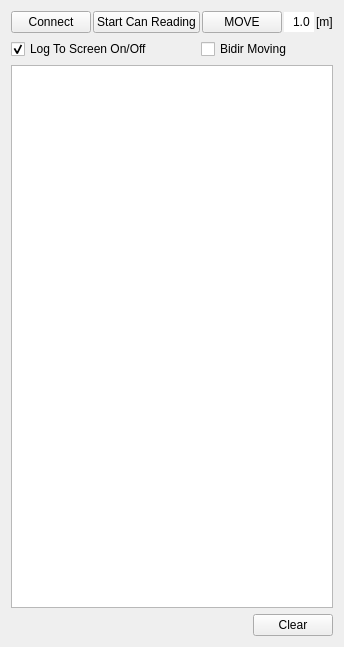
<?xml version="1.0" encoding="UTF-8"?>
<ui version="4.0">
 <class>MainWindow</class>
 <widget class="QMainWindow" name="MainWindow">
  <property name="geometry">
   <rect>
    <x>0</x>
    <y>0</y>
    <width>344</width>
    <height>647</height>
   </rect>
  </property>
  <property name="windowTitle">
   <string>MainWindow</string>
  </property>
  <widget class="QWidget" name="centralWidget">
   <layout class="QVBoxLayout" name="verticalLayout">
    <item>
     <layout class="QHBoxLayout" name="horizontalLayout">
      <property name="spacing">
       <number>2</number>
      </property>
      <item>
       <widget class="QPushButton" name="pushButton_3">
        <property name="text">
         <string>Connect</string>
        </property>
       </widget>
      </item>
      <item>
       <spacer name="horizontalSpacer_2">
        <property name="orientation">
         <enum>Qt::Horizontal</enum>
        </property>
        <property name="sizeHint" stdset="0">
         <size>
          <width>40</width>
          <height>20</height>
         </size>
        </property>
       </spacer>
      </item>
      <item>
       <widget class="QPushButton" name="pushButton">
        <property name="text">
         <string>Start Can Reading</string>
        </property>
       </widget>
      </item>
      <item>
       <spacer name="horizontalSpacer_3">
        <property name="orientation">
         <enum>Qt::Horizontal</enum>
        </property>
        <property name="sizeHint" stdset="0">
         <size>
          <width>40</width>
          <height>20</height>
         </size>
        </property>
       </spacer>
      </item>
      <item>
       <widget class="QPushButton" name="pushButton_2">
        <property name="text">
         <string>MOVE</string>
        </property>
       </widget>
      </item>
      <item>
       <widget class="QLineEdit" name="le_floatDist">
        <property name="text">
         <string>1.0</string>
        </property>
        <property name="frame">
         <bool>false</bool>
        </property>
        <property name="alignment">
         <set>Qt::AlignRight|Qt::AlignTrailing|Qt::AlignVCenter</set>
        </property>
       </widget>
      </item>
      <item>
       <widget class="QLabel" name="label">
        <property name="text">
         <string>[m]</string>
        </property>
       </widget>
      </item>
     </layout>
    </item>
    <item>
     <layout class="QHBoxLayout" name="horizontalLayout_3">
      <item>
       <widget class="QCheckBox" name="cb_Read">
        <property name="text">
         <string>Log To Screen On/Off</string>
        </property>
        <property name="checked">
         <bool>true</bool>
        </property>
       </widget>
      </item>
      <item>
       <spacer name="horizontalSpacer_4">
        <property name="orientation">
         <enum>Qt::Horizontal</enum>
        </property>
        <property name="sizeHint" stdset="0">
         <size>
          <width>40</width>
          <height>20</height>
         </size>
        </property>
       </spacer>
      </item>
      <item>
       <widget class="QCheckBox" name="cb_BidirMove">
        <property name="text">
         <string>Bidir Moving</string>
        </property>
       </widget>
      </item>
      <item>
       <spacer name="horizontalSpacer_5">
        <property name="orientation">
         <enum>Qt::Horizontal</enum>
        </property>
        <property name="sizeHint" stdset="0">
         <size>
          <width>40</width>
          <height>20</height>
         </size>
        </property>
       </spacer>
      </item>
     </layout>
    </item>
    <item>
     <widget class="QTextBrowser" name="textBrowser">
      <property name="font">
       <font>
        <family>Consolas</family>
        <pointsize>9</pointsize>
        <kerning>true</kerning>
       </font>
      </property>
     </widget>
    </item>
    <item>
     <layout class="QHBoxLayout" name="horizontalLayout_2">
      <item>
       <spacer name="horizontalSpacer">
        <property name="orientation">
         <enum>Qt::Horizontal</enum>
        </property>
        <property name="sizeHint" stdset="0">
         <size>
          <width>40</width>
          <height>20</height>
         </size>
        </property>
       </spacer>
      </item>
      <item>
       <widget class="QPushButton" name="pushButton_4">
        <property name="text">
         <string>Clear</string>
        </property>
       </widget>
      </item>
     </layout>
    </item>
   </layout>
  </widget>
  <widget class="QMenuBar" name="menuBar">
   <property name="geometry">
    <rect>
     <x>0</x>
     <y>0</y>
     <width>344</width>
     <height>21</height>
    </rect>
   </property>
  </widget>
 </widget>
 <layoutdefault spacing="6" margin="11"/>
 <resources/>
 <connections/>
</ui>
